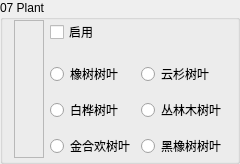
                 <widget class="QGroupBox" name="Base07">
                  <property name="sizePolicy">
                   <sizepolicy hsizetype="Expanding" vsizetype="Minimum">
                    <horstretch>0</horstretch>
                    <verstretch>0</verstretch>
                   </sizepolicy>
                  </property>
                  <property name="minimumSize">
                   <size>
                    <width>130</width>
                    <height>0</height>
                   </size>
                  </property>
                  <property name="maximumSize">
                   <size>
                    <width>16777215</width>
                    <height>16777215</height>
                   </size>
                  </property>
                  <property name="autoFillBackground">
                   <bool>true</bool>
                  </property>
                  <property name="title">
                   <string>07 Plant</string>
                  </property>
                  <property name="flat">
                   <bool>false</bool>
                  </property>
                  <layout class="QGridLayout" name="gridLayout_29">
                   <property name="topMargin">
                    <number>0</number>
                   </property>
                   <property name="bottomMargin">
                    <number>3</number>
                   </property>
                   <item row="0" column="1">
                    <widget class="QCheckBox" name="Enable07">
                     <property name="sizePolicy">
                      <sizepolicy hsizetype="Expanding" vsizetype="Fixed">
                       <horstretch>0</horstretch>
                       <verstretch>0</verstretch>
                      </sizepolicy>
                     </property>
                     <property name="text">
                      <string>启用</string>
                     </property>
                    </widget>
                   </item>
                   <item row="0" column="2">
                    <spacer name="horizontalSpacer_18">
                     <property name="orientation">
                      <enum>Qt::Horizontal</enum>
                     </property>
                     <property name="sizeHint" stdset="0">
                      <size>
                       <width>40</width>
                       <height>20</height>
                      </size>
                     </property>
                    </spacer>
                   </item>
                   <item row="3" column="1">
                    <widget class="QRadioButton" name="is07OakLeaves">
                     <property name="text">
                      <string>橡树树叶</string>
                     </property>
                     <property name="icon">
                      <iconset resource="BlockTextures.qrc">
                       <normaloff>:/new/Textures/Slope/block/oak_leaves.png</normaloff>:/new/Textures/Slope/block/oak_leaves.png</iconset>
                     </property>
                    </widget>
                   </item>
                   <item row="3" column="2">
                    <widget class="QRadioButton" name="is07SpruceLeaves">
                     <property name="text">
                      <string>云杉树叶</string>
                     </property>
                     <property name="icon">
                      <iconset resource="BlockTextures.qrc">
                       <normaloff>:/new/Textures/Slope/block/spruce_leaves.png</normaloff>:/new/Textures/Slope/block/spruce_leaves.png</iconset>
                     </property>
                    </widget>
                   </item>
                   <item row="5" column="1">
                    <widget class="QRadioButton" name="is07BirchLeaves">
                     <property name="text">
                      <string>白桦树叶</string>
                     </property>
                     <property name="icon">
                      <iconset resource="BlockTextures.qrc">
                       <normaloff>:/new/Textures/Slope/block/birch_leaves.png</normaloff>:/new/Textures/Slope/block/birch_leaves.png</iconset>
                     </property>
                    </widget>
                   </item>
                   <item row="5" column="2">
                    <widget class="QRadioButton" name="is07JungleLeaves">
                     <property name="text">
                      <string>丛林木树叶</string>
                     </property>
                     <property name="icon">
                      <iconset resource="BlockTextures.qrc">
                       <normaloff>:/new/Textures/Slope/block/jungle_leaves.png</normaloff>:/new/Textures/Slope/block/jungle_leaves.png</iconset>
                     </property>
                    </widget>
                   </item>
                   <item row="7" column="1">
                    <widget class="QRadioButton" name="is07AcaciaLeaves">
                     <property name="text">
                      <string>金合欢树叶</string>
                     </property>
                     <property name="icon">
                      <iconset resource="BlockTextures.qrc">
                       <normaloff>:/new/Textures/Slope/block/acacia_leaves.png</normaloff>:/new/Textures/Slope/block/acacia_leaves.png</iconset>
                     </property>
                    </widget>
                   </item>
                   <item row="7" column="2">
                    <widget class="QRadioButton" name="is07DarkOakLeaves">
                     <property name="text">
                      <string>黑橡树树叶</string>
                     </property>
                     <property name="icon">
                      <iconset resource="BlockTextures.qrc">
                       <normaloff>:/new/Textures/Slope/block/dark_oak_leaves.png</normaloff>:/new/Textures/Slope/block/dark_oak_leaves.png</iconset>
                     </property>
                    </widget>
                   </item>
                   <item row="0" column="0" rowspan="8">
                    <widget class="QLabel" name="Color07">
                     <property name="minimumSize">
                      <size>
                       <width>30</width>
                       <height>0</height>
                      </size>
                     </property>
                     <property name="font">
                      <font>
                       <family>微软雅黑</family>
                       <pointsize>9</pointsize>
                      </font>
                     </property>
                     <property name="frameShape">
                      <enum>QFrame::StyledPanel</enum>
                     </property>
                     <property name="text">
                      <string/>
                     </property>
                    </widget>
                   </item>
                  </layout>
                 </widget>
